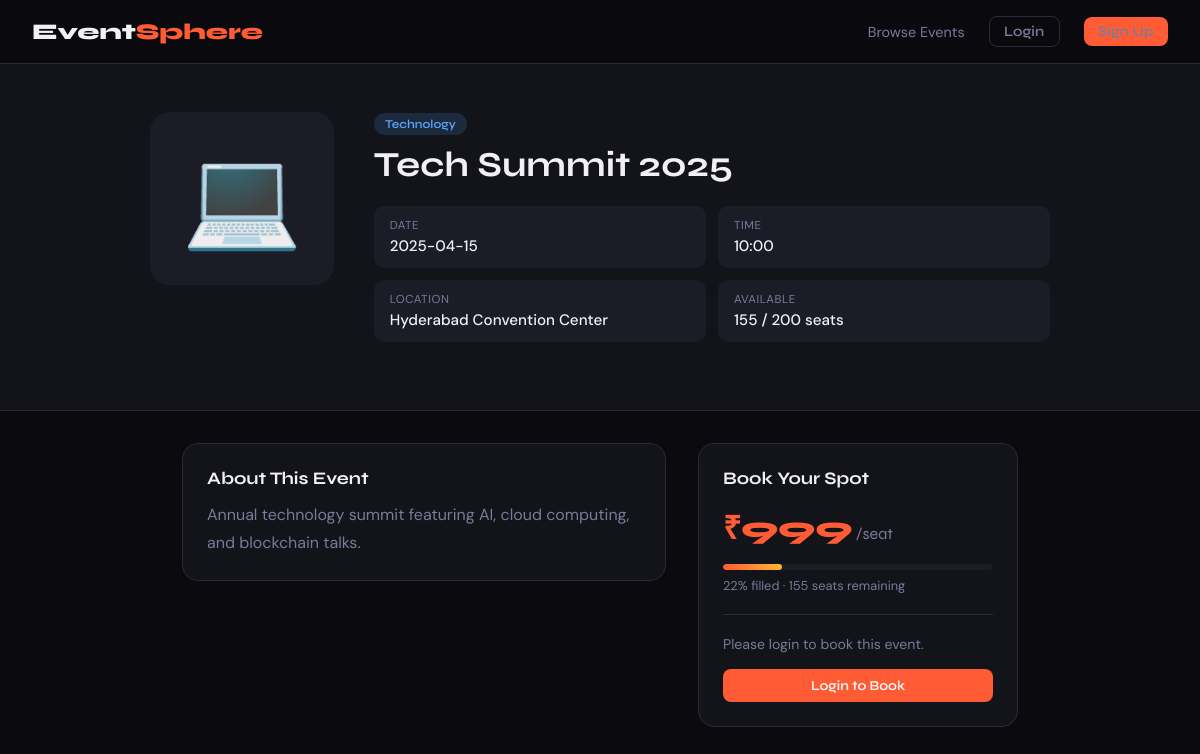
The app's page /event/e1 with its own data.
### tables this page shows
CREATE TABLE events (
                id           TEXT PRIMARY KEY,
                title        TEXT NOT NULL,
                category     TEXT NOT NULL,
                date         TEXT NOT NULL,
                time         TEXT NOT NULL,
                location     TEXT NOT NULL,
                description  TEXT NOT NULL,
                price        INTEGER NOT NULL DEFAULT 0,
                total_seats  INTEGER NOT NULL,
                booked_seats INTEGER NOT NULL DEFAULT 0,
                image_emoji  TEXT NOT NULL DEFAULT '🎉',
                organizer    TEXT NOT NULL
            );

### app.py (the view)
@app.route('/event/<event_id>')
def event_detail(event_id):
    event = get_event(event_id)
    if not event:
        flash('Event not found.', 'error')
        return redirect(url_for('index'))
    available = event['total_seats'] - event['booked_seats']
    user_booked = False
    if 'user' in session:
        with get_db() as conn:
            user_booked = conn.execute(
                "SELECT 1 FROM bookings WHERE username=? AND event_id=?",
                (session['user'], event_id)).fetchone() is not None
    return render_template('event_detail.html', event=event, available=available, user_booked=user_booked)

### app.py (called while the page is built)
def get_db():
    conn = sqlite3.connect(DB_PATH)
    conn.row_factory = sqlite3.Row
    return conn

def row_to_dict(row):
    return dict(row) if row else None

def get_event(event_id):
    with get_db() as conn:
        row = conn.execute("SELECT * FROM events WHERE id=?", (event_id,)).fetchone()
    return row_to_dict(row)

### templates/event_detail.html (shortened to what this page needs)
{% extends "base.html" %}
{% block content %}
{% set cat_class = {'Technology':'tag-tech','Music':'tag-music','Business':'tag-business','Workshop':'tag-workshop'} %}
{% set fill = (event.booked_seats / event.total_seats * 100)|int %}
<div class="event-hero">
  <div class="event-hero-inner">
    <div class="event-big-emoji">{{ event.image_emoji }}</div>
    <div class="event-info">
      <span class="tag {{ cat_class.get(event.category, 'tag-other') }}">{{ event.category }}</span>
      <h1>{{ event.title }}</h1>
      <div class="meta-grid">
        <div class="meta-item"><div class="label">Date</div><div class="value">{{ event.date }}</div></div>
        <div class="meta-item"><div class="label">Time</div><div class="value">{{ event.time }}</div></div>
        <div class="meta-item"><div class="label">Location</div><div class="value">{{ event.location }}</div></div>
        <div class="meta-item"><div class="label">Available</div><div class="value">{{ available }} / {{ event.total_seats }} seats</div></div>
      </div>
    </div>
  </div>
</div>
<div class="content-area">
  <div>
    <div class="description-box card" style="padding:1.5rem;">
      <h3>About This Event</h3>
      <p>{{ event.description }}</p>
    </div>
  </div>
  <div class="booking-box">
    <h3>Book Your Spot</h3>
    <div class="big-price {% if event.price == 0 %}free{% endif %}">
      {% if event.price == 0 %}FREE{% else %}₹{{ event.price }}<span style="font-size:1rem; color:var(--muted); font-weight:400;"> /seat</span>{% endif %}
    </div>
    <div class="seats-bar"><div class="seats-fill" style="width:{{ fill }}%"></div></div>
    <div style="font-size:0.8rem; color:var(--muted);">{{ fill }}% filled · {{ available }} seats remaining</div>
    <div class="divider"></div>
    {% if user_booked %}
      <div class="already-booked">✅ You've booked this event!</div>
      <a href="/my-bookings" class="btn btn-outline" style="width:100%; justify-content:center; margin-top:0.75rem;">View My Bookings</a>
    {% elif available == 0 %}
      <div class="sold-out">😢 Sold Out</div>
    {% elif not session.user %}
      <p style="font-size:0.88rem; color:var(--muted); margin-bottom:1rem;">Please login to book this event.</p>
      <a href="/login" class="btn btn-primary" style="width:100%; justify-content:center;">Login to Book</a>
    {% endif %}
  </div>
</div>
{% endblock %}

### templates/base.html (style rules this page uses)
:root { --bg: #0a0a0f; --surface: #13131a; --surface2: #1c1c27; --accent: #ff5c35; --accent2: #ffb830; --text: #f0f0f5; --muted: #7a7a9a; --border: #2a2a3a; --success: #2ecc71; --error: #e74c3c; }
* { margin: 0; padding: 0; box-sizing: border-box; }
body { background: var(--bg); color: var(--text); font-family: 'DM Sans', sans-serif; min-height: 100vh; }
h1,h2,h3,h4 { font-family: 'Syne', sans-serif; }
.btn { display: inline-flex; align-items: center; gap: 0.4rem; padding: 0.5rem 1.2rem; border-radius: 8px; font-family: 'Syne', sans-serif; font-size: 0.85rem; font-weight: 600; cursor: pointer; text-decoration: none; border: none; transition: all 0.2s; }
.btn-primary { background: var(--accent); color: white; }
.card { background: var(--surface); border: 1px solid var(--border); border-radius: 16px; overflow: hidden; transition: all 0.3s; }
.tag { display: inline-block; padding: 0.25rem 0.7rem; border-radius: 20px; font-size: 0.75rem; font-weight: 600; font-family: 'Syne', sans-serif; }
.tag-tech { background: rgba(88,166,255,0.15); color: #58a6ff; }

### templates/event_detail.html (style rules this page uses)
.event-hero { padding: 3rem 2rem; background: var(--surface); border-bottom: 1px solid var(--border); }
.event-hero-inner { max-width: 900px; margin: 0 auto; display: flex; gap: 2.5rem; align-items: flex-start; flex-wrap: wrap; }
.event-big-emoji { font-size: 6rem; background: var(--surface2); border-radius: 20px; padding: 1.5rem 2rem; flex-shrink: 0; }
.event-info { flex: 1; min-width: 260px; }
.event-info h1 { font-size: clamp(1.5rem, 4vw, 2.2rem); margin: 0.5rem 0; }
.meta-grid { display: grid; grid-template-columns: 1fr 1fr; gap: 0.75rem; margin: 1.25rem 0; }
.meta-item { background: var(--surface2); border-radius: 10px; padding: 0.75rem 1rem; }
.meta-item .label { font-size: 0.72rem; color: var(--muted); text-transform: uppercase; letter-spacing: 0.05em; margin-bottom: 0.2rem; }
.meta-item .value { font-size: 0.95rem; font-weight: 500; }
.content-area { max-width: 900px; margin: 2rem auto; padding: 0 2rem; display: grid; grid-template-columns: 1fr 320px; gap: 2rem; align-items: start; }
.description-box h3 { font-size: 1.1rem; margin-bottom: 0.75rem; }
.description-box p { color: var(--muted); line-height: 1.7; }
.booking-box { background: var(--surface); border: 1px solid var(--border); border-radius: 16px; padding: 1.5rem; position: sticky; top: 84px; }
.booking-box h3 { font-size: 1.1rem; margin-bottom: 1rem; }
.big-price { font-family: 'Syne', sans-serif; font-size: 2rem; font-weight: 800; color: var(--accent); }
.seats-bar { height: 6px; background: var(--surface2); border-radius: 3px; margin: 1rem 0 0.4rem; overflow: hidden; }
.seats-fill { height: 100%; border-radius: 3px; background: linear-gradient(90deg, var(--accent), var(--accent2)); }
.divider { height: 1px; background: var(--border); margin: 1.25rem 0; }

### records on screen
events: image_emoji "💻", category "Technology", title "Tech Summit 2025", date "2025-04-15", time "10:00", location "Hyderabad Convention Center", total_seats "200", description "Annual technology summit featuring AI, cloud computing, and blockchain talks.", price "999"

### other values on screen
{{ available }} "155"
{{ fill }} "22"
